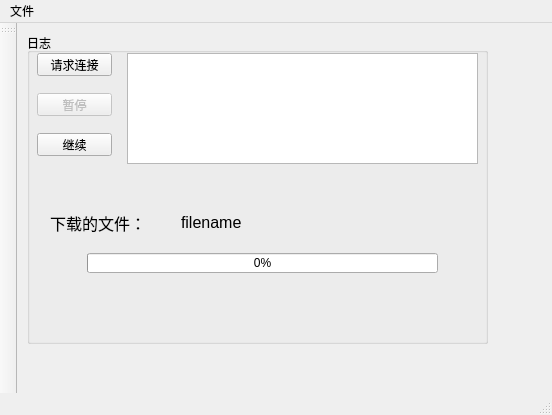
<?xml version="1.0" encoding="UTF-8"?>
<ui version="4.0">
 <class>client_pageClass</class>
 <widget class="QMainWindow" name="client_pageClass">
  <property name="geometry">
   <rect>
    <x>0</x>
    <y>0</y>
    <width>552</width>
    <height>415</height>
   </rect>
  </property>
  <property name="windowTitle">
   <string>版本工具客户端</string>
  </property>
  <property name="windowIcon">
   <iconset resource="client_page.qrc">
    <normaloff>:/client_page/images/client.ico</normaloff>:/client_page/images/client.ico</iconset>
  </property>
  <widget class="QWidget" name="centralWidget">
   <widget class="QGroupBox" name="groupBox">
    <property name="geometry">
     <rect>
      <x>10</x>
      <y>10</y>
      <width>461</width>
      <height>311</height>
     </rect>
    </property>
    <property name="title">
     <string>日志</string>
    </property>
    <widget class="QPushButton" name="connect">
     <property name="enabled">
      <bool>true</bool>
     </property>
     <property name="geometry">
      <rect>
       <x>10</x>
       <y>20</y>
       <width>75</width>
       <height>23</height>
      </rect>
     </property>
     <property name="styleSheet">
      <string notr="true">background-image: url(:/client_page/images/7.png);</string>
     </property>
     <property name="text">
      <string>请求连接</string>
     </property>
    </widget>
    <widget class="QTextBrowser" name="text_log">
     <property name="geometry">
      <rect>
       <x>100</x>
       <y>20</y>
       <width>351</width>
       <height>111</height>
      </rect>
     </property>
    </widget>
    <widget class="QPushButton" name="stop">
     <property name="enabled">
      <bool>false</bool>
     </property>
     <property name="geometry">
      <rect>
       <x>10</x>
       <y>60</y>
       <width>75</width>
       <height>23</height>
      </rect>
     </property>
     <property name="styleSheet">
      <string notr="true">background-image: url(:/client_page/images/7.png);</string>
     </property>
     <property name="text">
      <string>暂停</string>
     </property>
    </widget>
    <widget class="QLabel" name="file_name">
     <property name="geometry">
      <rect>
       <x>140</x>
       <y>180</y>
       <width>101</width>
       <height>20</height>
      </rect>
     </property>
     <property name="lineWidth">
      <number>1</number>
     </property>
     <property name="text">
      <string>&lt;html&gt;&lt;head/&gt;&lt;body&gt;&lt;p&gt;&lt;span style=&quot; font-size:12pt;&quot;&gt;filename&lt;/span&gt;&lt;/p&gt;&lt;/body&gt;&lt;/html&gt;</string>
     </property>
     <property name="margin">
      <number>1</number>
     </property>
     <property name="indent">
      <number>14</number>
     </property>
    </widget>
    <widget class="QProgressBar" name="pro_bar">
     <property name="geometry">
      <rect>
       <x>60</x>
       <y>220</y>
       <width>351</width>
       <height>20</height>
      </rect>
     </property>
     <property name="value">
      <number>0</number>
     </property>
    </widget>
    <widget class="QLabel" name="label">
     <property name="geometry">
      <rect>
       <x>20</x>
       <y>170</y>
       <width>101</width>
       <height>41</height>
      </rect>
     </property>
     <property name="text">
      <string>&lt;html&gt;&lt;head/&gt;&lt;body&gt;&lt;p&gt;&lt;span style=&quot; font-size:12pt;&quot;&gt;下载的文件：&lt;/span&gt;&lt;/p&gt;&lt;/body&gt;&lt;/html&gt;</string>
     </property>
     <property name="margin">
      <number>7</number>
     </property>
     <property name="indent">
      <number>3</number>
     </property>
    </widget>
    <widget class="QPushButton" name="go_on">
     <property name="enabled">
      <bool>true</bool>
     </property>
     <property name="geometry">
      <rect>
       <x>10</x>
       <y>100</y>
       <width>75</width>
       <height>23</height>
      </rect>
     </property>
     <property name="styleSheet">
      <string notr="true">background-image: url(:/client_page/images/7.png);</string>
     </property>
     <property name="text">
      <string>继续</string>
     </property>
    </widget>
   </widget>
  </widget>
  <widget class="QMenuBar" name="menuBar">
   <property name="geometry">
    <rect>
     <x>0</x>
     <y>0</y>
     <width>552</width>
     <height>23</height>
    </rect>
   </property>
   <widget class="QMenu" name="menu">
    <property name="title">
     <string>文件</string>
    </property>
    <addaction name="actiond"/>
   </widget>
   <addaction name="menu"/>
  </widget>
  <widget class="QToolBar" name="mainToolBar">
   <attribute name="toolBarArea">
    <enum>LeftToolBarArea</enum>
   </attribute>
   <attribute name="toolBarBreak">
    <bool>false</bool>
   </attribute>
  </widget>
  <widget class="QStatusBar" name="statusBar"/>
  <action name="actiond">
   <property name="text">
    <string>端口</string>
   </property>
  </action>
 </widget>
 <layoutdefault spacing="6" margin="11"/>
 <resources>
  <include location="client_page.qrc"/>
 </resources>
 <connections/>
</ui>
